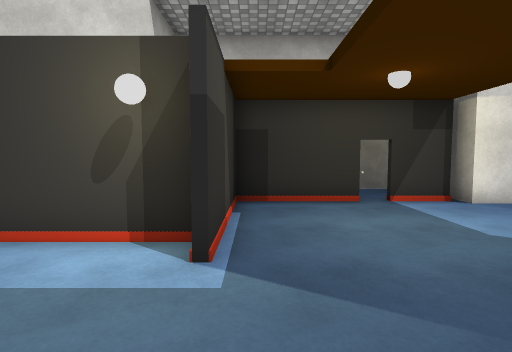
[1] (above)

14 first-person views from a walk through a 3-D level made in the Unity game engine. The camera is 1.3 m above the floor, tilts 4° down and sees 80° across. Doors are open. The floor is counted in squares, 1 m on a side. Each view is taken from the middle of a square. On the plan, view 1 faces up. The plan holds only what a view shows up to about 14 squares ahead; the rest is blank. The place goes on beyond the plan. Some surface patterns are stand-ins.

[2]
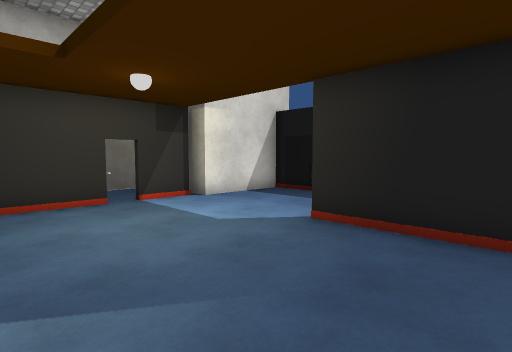

[3]
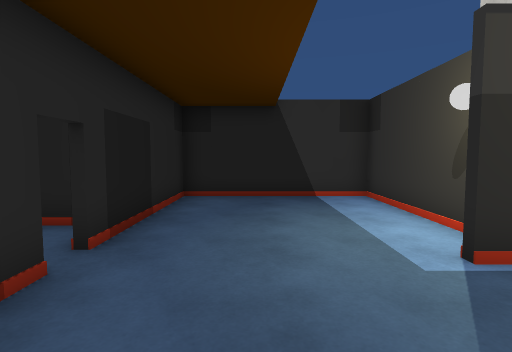

[4]
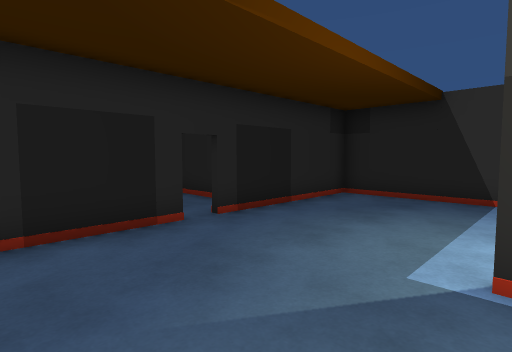

[5]
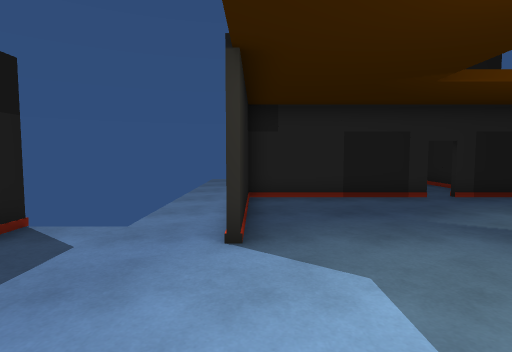

[6]
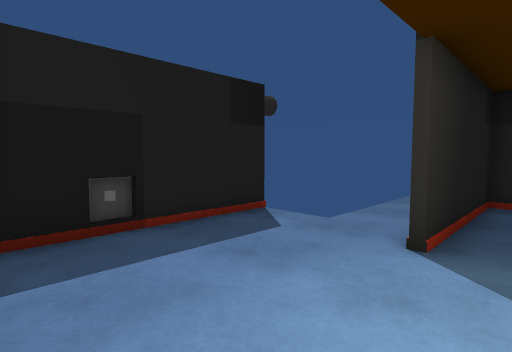

[7]
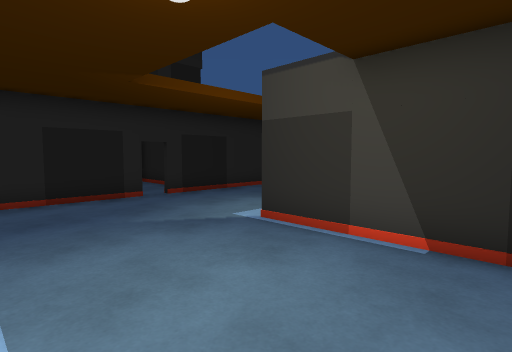

[8]
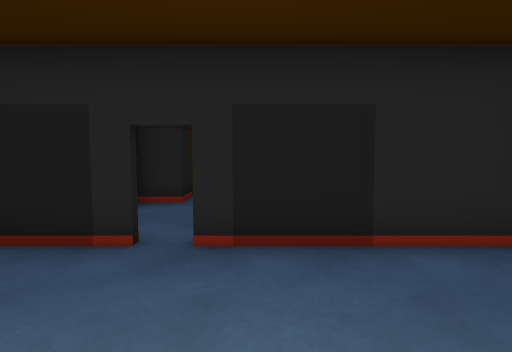

[9]
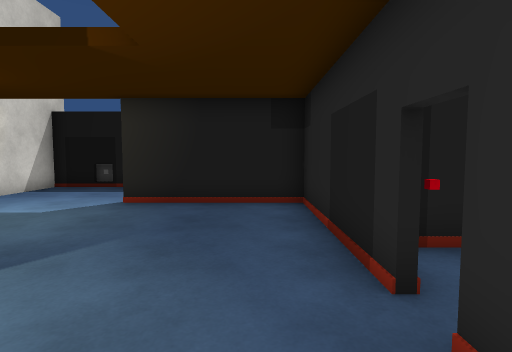

[10]
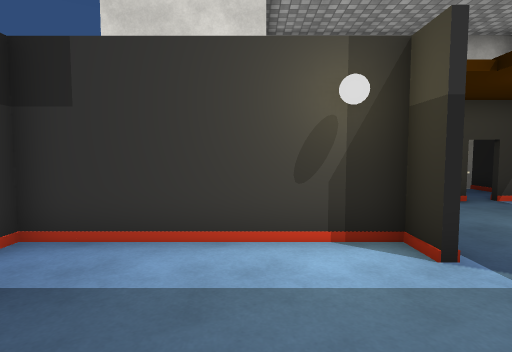

[11]
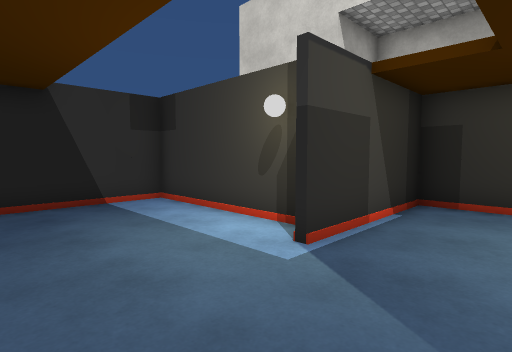

[12]
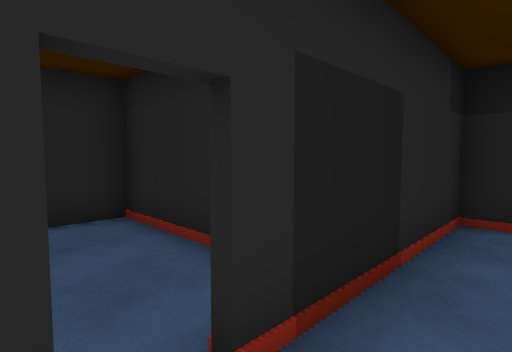

[13]
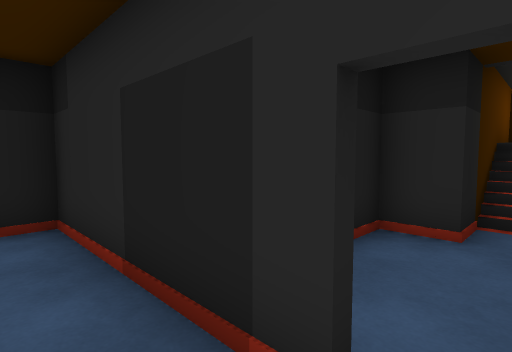

[14]
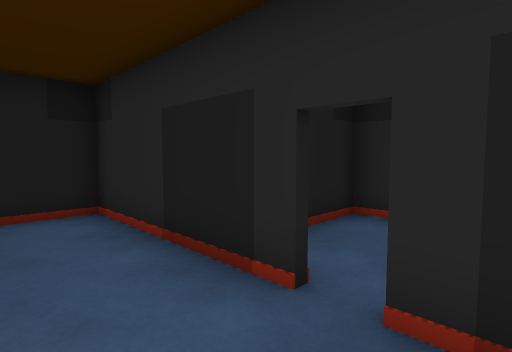

### Floor plan
Key: @ floor where view 1 was taken; # wall or solid block; . floor; D open door.
Columns run from 7 left of view 1 to 9 right of it. Each row starts with its distance up from view 1.
 11             #
 10           ..#
  9       ####DD##
  8       #......####
  7       #.........#
  6       #.........#
  5 #######.........#
  4 #.....#.........#
  3 #...........#...#
  2 #...........#.. #
  1 #...........#..
  0 #......@....#..
 -1 ######DD#####..
 -2     ##.##    ..
 -3     #DD.#    ..
 -4     #...#    ..
 -5     #..##
 -6     ####
 -7       ##
 -8        #
 -9        #

Where each view was taken, in squares from view 1:
view 1: 0 up, 0 right, facing up
view 2: 0 up, 0 right, facing up-right
view 3: 1 up, 3 right, facing left
view 4: 4 up, 3 right, facing down-left
view 5: 8 up, 5 right, facing down
view 6: 8 up, 4 right, facing down-right
view 7: 8 up, 4 right, facing down-left
view 8: 3 up, 2 left, facing down
view 9: 0 up, 3 left, facing right
view 10: 0 up, 3 left, facing up
view 11: 0 up, 2 right, facing up-left
view 12: 0 up, 0 right, facing down-left
view 13: 0 up, 1 left, facing down-right
view 14: 1 up, 2 left, facing down-right
